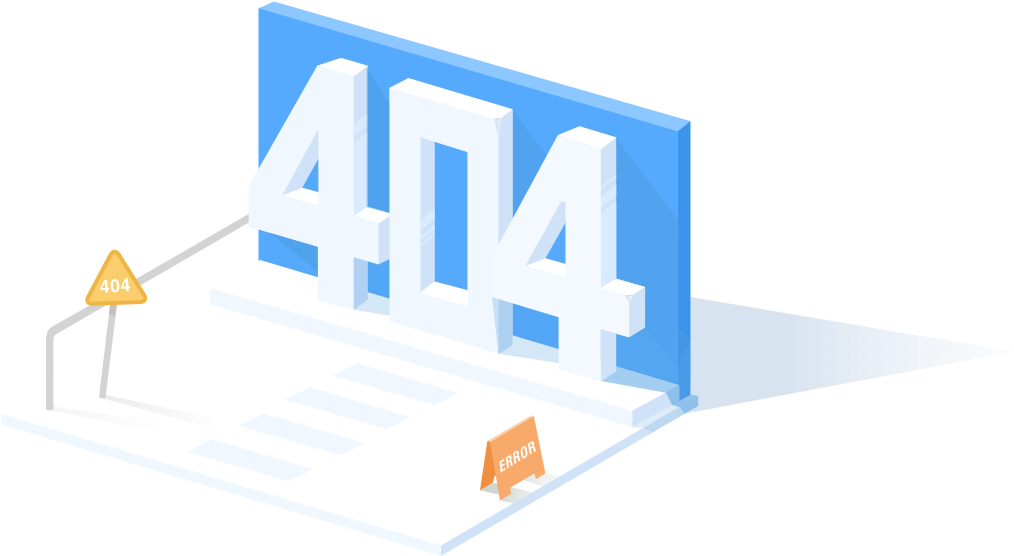
#> input picture eef-ads-sys/src/assets/404_images/404.png, 1014 x 556 px, found by its file name
$ python -i laoyaoba.py   (imports and definitions only)   (older library calls are emulated)
#> lines starting #> are read from the running program, lines starting #| are printed output that depends on the picture
#!/usr/bin/env python
# -*- coding=utf8 -*-

import os
import re
import sys
#reload(sys)
#sys.setdefaultencoding('utf8')
import json
import time
import random
import MySQLdb
import datetime
import requests
from PIL import Image
from urllib.parse import urljoin
from bs4 import BeautifulSoup
from multiprocessing import Pool

'''
集微网

'''
userid = "3470578" #eefocustech
#channel_name = "通信/网络"
category_title_name = "新闻"
webname = " -- 文章源自集微网"

dbhost = "rm-uf603bo2vwhndskwc.mysql.rds.aliyuncs.com"
dbname = "pi_article_eefocus"
dbuser = "pi_eefocus"
dbpswd = "ES#)8#3jN_DM+"
dbport = 3306

proxy_host = 'tps187.kdlapi.com'
proxy_port = 15818

proxyMeta = "http://%s:%s" % (proxy_host,proxy_port)

proxies = {
    'http': proxyMeta,
    'https': proxyMeta,
}

sdays = 1 # 允许抓取天数
#colnum_name = "jishu"
#urls = [('117','基础器件')]
urls = [('117','基础器件'),('202','基础器件'),('191','基础器件'),('2','模拟/电源'),('90','模拟/电源'),('189','消费电子'),('192','消费电子'),('194','汽车电子'),('190','工业电子'),('193','通信/网络'),('112','通信/网络')]
baseurl = "https://www.laoyaoba.com/"
listurl = "https://www.laoyaoba.com/list/"
apiurl = "https://laoyaoba.com/api/news/feedstream"

downloaddir1 = "/data/vhosts/upload.semidata.info/new.eefocus.com/article/image/"
featherdir = "/data/vhosts/upload.semidata.info/new.eefocus.com/article/feature/"

year = datetime.datetime.now().strftime("%Y")
mon = datetime.datetime.now().strftime("%m")
day = datetime.datetime.now().strftime("%d")
downloaddir = os.path.join(downloaddir1,year,mon,day)


baseimgurl = "https://upload.semidata.info/new.eefocus.com/article/image/%s/%s/%s" % (year,mon,day) # 图片存储路径
fimgpath = os.path.join(featherdir,year,mon,day) # 图片存储路径

days = [ (datetime.timedelta(days=-item)+datetime.datetime.now()).strftime("%Y%m%d") for item in range(sdays)]
# [1 line not run here, left out]

headers = [{"user-agent":"Mozilla/5.0 (Windows NT 10.0; WOW64) AppleWebKit/537.36 (KHTML, like Gecko) Chrome/70.0.3528.4 Safari/537.36"},{"user-agent":"Mozilla/5.0 (Windows NT 6.1; Win64; x64) AppleWebKit/537.36 (KHTML, like Gecko) Chrome/86.0.4240.111 Safari/537.36"},{"user-agent":"Mozilla/5.0 (Windows NT 10.0; Win64; x64; rv:81.0) Gecko/20100101 Firefox/81.0"},{"user-agent":"Mozilla/5.0 (Windows NT 10.0; WOW64) AppleWebKit/537.36 (KHTML, like Gecko) Chrome/58.0.3029.110 Safari/537.36 SE 2.X MetaSr 1.0"},{"user-agent":"Mozilla/5.0 (Windows NT 10.0; Win64; x64) AppleWebKit/537.36 (KHTML, like Gecko) Chrome/88.0.4324.182 Safari/537.36"}]

# [121 lines left out: functions createdirs, selmysql, selmysql_spic, upmysql_spic, inmysql, not called in this run]

def opspic(spic):
    sys.stdout.flush()
    try:
        try:
            print("尺寸 400*300")
            data = spic.split(".")
            imgtype = data[-1]
            sname = data[0]
            outfile = os.path.join(fimgpath,spic)
            img = Image.open(os.path.join(downloaddir,spic))
#> img is the input picture: PIL image 1014x556 RGBA; mean R, G, B, A 91.1, 100.1, 108.9, 107.7
            out = img.resize((400,300),Image.ANTIALIAS)
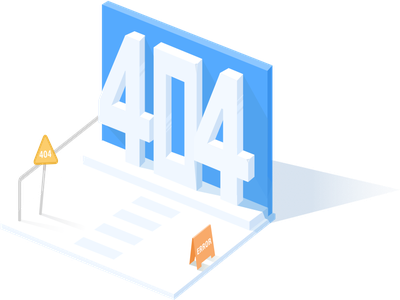
#> out: PIL image 400x300 RGBA; mean R, G, B, A 93.9, 103.3, 112.3, 107.7; transparent parts drawn white
            if imgtype.lower() == "jpg":
                out.save(outfile, 'jpeg')
            else:
                out.save(outfile, imgtype)
            #
            print("尺寸 260*195")
            os.system("chown -R www: %s" % outfile)
            name_thumb = "%s-thumb.%s" % (sname,imgtype)
            outfile_thumb = os.path.join(fimgpath, name_thumb)
            img_thumb = Image.open(os.path.join(downloaddir,spic))
            out_thumb = img_thumb.resize((260,195),Image.ANTIALIAS)
            if imgtype.lower() == "jpg":
                out_thumb.save(outfile_thumb, "jpeg")
            else:
                out_thumb.save(outfile_thumb, imgtype)
            os.system("chown -R www: %s" % outfile_thumb)
            return (True,)
        except Exception as e:
            print("出错后尝试转为png 尺寸 400*300")
            data = spic.split(".")
            imgtype = "png"
            sname = data[0]
            outfile = os.path.join(fimgpath,spic.replace(data[-1],imgtype))
            img = Image.open(os.path.join(downloaddir,spic))
            out = img.resize((400,300),Image.ANTIALIAS)
            out.save(outfile, imgtype)
            os.system("chown -R www: %s" % outfile)
            #
            print("出错后尝试转为png 尺寸 260*195")
            name_thumb = "%s-thumb.%s" % (sname,imgtype)
            outfile_thumb = os.path.join(fimgpath, name_thumb)
            img_thumb = Image.open(os.path.join(downloaddir,spic))
            out_thumb = img_thumb.resize((260,195),Image.ANTIALIAS)
            out_thumb.save(outfile_thumb, imgtype)
            os.system("chown -R www: %s" % outfile_thumb)
            return (True,data[-1],imgtype)
    except Exception as e:
        return (False,)


def getheader():
    num = len(headers)
    return random.choice(headers)


# [228 lines left out: functions level1, apitarget, target, dimag, not called in this run]


# [25 lines not run here, left out]
    #inmysql('1','1','1','1')
    #opspic("8411193015529754084-0.jpg")

>>> result = opspic('../../../eef-ads-sys/src/assets/404_images/404.png')
